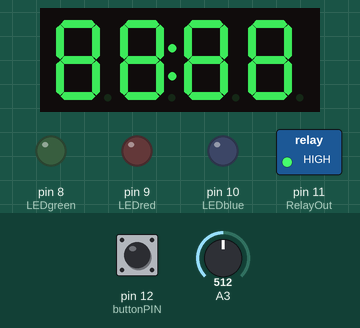
A program run on a simulated Arduino Uno, built with avr-gcc and run on an emulated ATmega328P. On the bench: 4-digit seven-segment display, switched loads named in the program (green lamp = pin HIGH), output pins drawn as LEDs (lit = HIGH). Inputs (shaded band) come from the test bench; at power-on: pin 12 (buttonPIN) HIGH, A3 = 512.

Above: at 1.2 s.
1.3 s: pin 12 (buttonPIN) pulled LOW for 0.15 s
At 2.2 s:
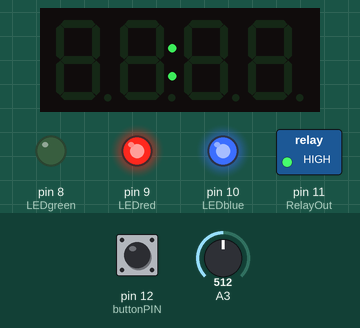
2.9 s: pin 12 (buttonPIN) pulled LOW for 1 s
At 3.7 s:
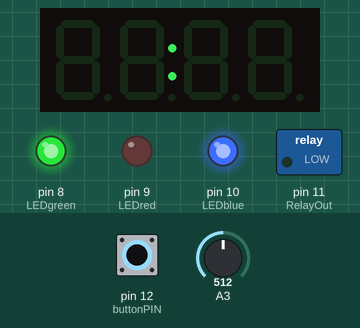
6.9 s: pin 12 (buttonPIN) pulled LOW for 0.15 s
At 7.5 s:
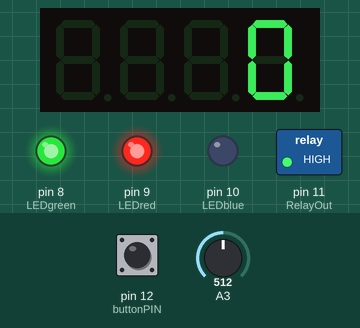
Timing chart, 0 to 9.9 s (numbered marks = the images above; inputs shaded):
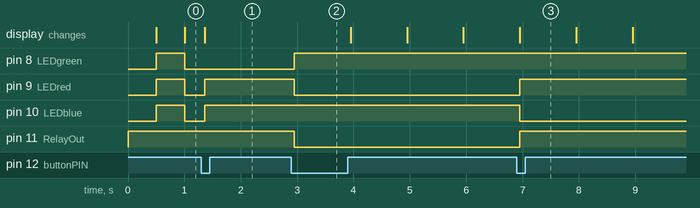

Measured:
- after the input at 1.3 s, pin 8 (LEDgreen): stays LOW (without the input it goes to HIGH after 0.20 s); the display: first changes after 0.06 s (image 1 shows a later state)
- after the input at 2.9 s, pin 8 (LEDgreen): LOW → HIGH after 0.05 s; pin 9 (LEDred), pin 11 (RelayOut): HIGH → LOW after 0.05 s
- after the input at 6.9 s, pin 9 (LEDred), pin 11 (RelayOut): LOW → HIGH after 0.05 s; pin 10 (LEDblue): HIGH → LOW after 0.05 s

The program:

main.cpp
```cpp
// 13.02.2023 Update:
// V1.1
// 1. Extra condition added to heat and cooldown mode, the "if" checks also the current mode
// 2. Extra program to reset the arduino software, method is called after cooldown time end
// 3. Error program implemented. Basing on current behaviour of driver, the method is called after calling the reset.
//    That provide extra info if driver is stucked and need to be reset manually by pressing the button.
// 4. Some of the lines are moved to correct (better) positions to be executed when it is necessary.
// 5. All commented and not used anymore lines - are deleted.

// 18.02.2023 Update:
// V1.2
// 1. Software reset is disabled
// 2. Hardware + software reset is setup, A0 Pin as output to reset the driver
// 3. Reset works on Standby for each 30sec without enabling the program
// 4. Reset function is enabled after the cooldown time is gone.

// 24.02.2023 Update:
// V2.0
// 1. Function resetFunc is out
// 2. All polish names and comments are switched to english
// 3. Method for lighting the LEDs is add
// 4. A0 pin is out (previous used for hard reset)
// 5. Default times for counters are declared as const variables
// 6. One more mode is add, new set is: 0 - settings mode, 1 - Standby mode, 2 - Heating mode, 3 - Cooldown mode
// 7. Settings mode is use to setup the brightness of display. buttonPin close the setting when pressed -> switch mode to 1 (Standby)
// 8. A library for debouncing the button (ezButton) is add
// 9. Previous buttonPin is replaced with object "buttonPin" of ezButton class, pin attached (12) is not changed
// 10. If-s in main program loop are replaced by switch-case method
// 11. ADCread variable is out AnalogRead(A3) is directly put into the next line with mapping
// 12. The button method is out because of ezButton library use
// 13. Variable start_standby is gone.
// 14. defaultStandbyTime is gone.
// 15. New method for counting the delay is add (simple_delay())
// 16. All methods (standby, heat, cooldown) are changed basing on previous changes
// 17. When cooldown is finished, program switched to mode 1. The settings mode is avaliable only once when power on the device or hard reset

// 26.02.2023 Update:
// V2.01
// 1. LEDstat variable is now as global
// 2. Color LEDs are now declared with new names. Previous ones were the same as in Adafruit library for multi coloured displays

// 16.06.2026 Update:
// V2.02

#include <Arduino.h>
#include <Wire.h>
#include "Adafruit_LEDBackpack.h"
#include "ezButton.h"

#define LEDgreen 8
#define LEDred 9
#define LEDblue 10
#define RelayOut 11

Adafruit_7segment matrix = Adafruit_7segment();
ezButton buttonPIN(12);
// mode of the driver: 0 - settings, 1 - standby, 2 - heat, 3 - cooldown
int mode;
int timeToCalc;
int brightness = 0;
bool standbyON = false;
bool heatON = false;
bool cooldownON = false;
bool colonStatus = true;
bool delayFinished = false;
bool LED_stat = false;
const unsigned long defaultHeatTime = 600000UL;      // default time for Heating, 10m x 60s x 1000
const unsigned long defaultCooldownTime = 1800000UL; // default time for Coolingdown, 30m x 60s x 1000
const unsigned long defaultWaitTime = 1000UL;        // default time for simple delay after entereing to new mode
const unsigned long blinkTime = 500UL;               // default time for blinking
unsigned long start_heat = 0UL;
unsigned long start_cooldown = 0UL;
unsigned long previous_time = 0UL;

void setup()
{
  // setting the serial port, 9600 baud
  Serial.begin(9600);
  // setting the debounce time (in ms) for buttonPin
  buttonPIN.setDebounceTime(50);
  // default mode is Settings (0)
  mode = 0;
  // setting the Inputs and Outputs
  pinMode(LEDgreen, OUTPUT);
  pinMode(LEDred, OUTPUT);
  pinMode(LEDblue, OUTPUT);
  pinMode(RelayOut, OUTPUT);
  pinMode(A3, INPUT_PULLUP);
  // setting display adress, default is 0x70
  matrix.begin(0x70);
  // disabling the Relay for safety
  digitalWrite(RelayOut, HIGH);
  standbyON = false;
  heatON = false;
  cooldownON = false;
}

// method to light the LEDs
// output values for common anode (+), LOW in the LED ON, HIGH - OFF
void LED_lighting(int m)
{
  switch (m)
  {
  case 1:
    digitalWrite(LEDgreen, LOW);
    digitalWrite(LEDred, HIGH);
    digitalWrite(LEDblue, HIGH);
    break;

  case 2:
    digitalWrite(LEDgreen, HIGH);
    digitalWrite(LEDred, LOW);
    digitalWrite(LEDblue, HIGH);
    break;

  case 3:
    digitalWrite(LEDgreen, HIGH);
    digitalWrite(LEDred, HIGH);
    digitalWrite(LEDblue, LOW);
    break;

  default:
    digitalWrite(LEDgreen, HIGH);
    digitalWrite(LEDred, HIGH);
    digitalWrite(LEDblue, HIGH);
    break;
  }
}

// calculate seconds into value to display on 4 digit display mm:ss
int display_time(int t1)
{
  return int(t1 / 60 * 100 + t1 % 60);
}

// method for displaying values on LCD + colon blinking
void count_the_time(int t3)
{
  matrix.print(display_time(t3), DEC);
  colonStatus = !colonStatus;
  // IMPORTANT to make sure that colon is displayed, put the matrix.print line first, then matrix.drawColon, last: matrix.writeDisplay
  matrix.drawColon(colonStatus);
  matrix.writeDisplay();
}

bool simple_delay()
{
  if (millis() - previous_time >= defaultWaitTime)
  {
    return true;
  }
  else
  {
    return false;
  }
}

// a place where brightness of LCD display can be setup
void settings()
{
  if (millis() - previous_time >= blinkTime)
  {
    previous_time = millis();
    LED_stat = !LED_stat;
    digitalWrite(LEDgreen, LED_stat);
    digitalWrite(LEDred, LED_stat);
    digitalWrite(LEDblue, LED_stat);
  }
  brightness = map((analogRead(A3)), 5, 1020, 0, 15);
  matrix.blinkRate(2);
  matrix.print(8888, DEC);
  matrix.setBrightness(brightness);
  matrix.drawColon(true);
  matrix.writeDisplay();
  if (buttonPIN.isPressed())
  {
    mode = 1;
    matrix.blinkRate(0);
    matrix.clear();
    matrix.writeDisplay();
  }
}

void standby()
{
  if (standbyON == false)
  {
    previous_time = millis();
    LED_lighting(mode);
    matrix.drawColon(true);
    matrix.writeDisplay();
    standbyON = true;
  }
  if (delayFinished == false)
  {
    delayFinished = simple_delay();
  }
  if (buttonPIN.isPressed() && delayFinished == true)
  {
    mode = 2;
    standbyON = false;
    delayFinished = false;
  }
}

void heat()
{
  if (heatON == false)
  {
    previous_time = millis();
    start_heat = millis();
    digitalWrite(RelayOut, LOW); // turning the relay out ON
    LED_lighting(mode);
    timeToCalc = defaultHeatTime / 1000UL; // calculating the default time to seconds
    heatON = true;
  }
  if (delayFinished == false)
  {
    delayFinished = simple_delay();
  }
  if (delayFinished == true)
  {
    if (millis() - start_heat <= defaultHeatTime) // checking the main time counter for heating, if false
    {
      if (millis() - previous_time >= 1000UL) // checking the time for change the display
      {
        previous_time = millis();
        timeToCalc -= 1;
        count_the_time(timeToCalc);
      }
      if (buttonPIN.isPressed()) // checking the Trigger button state
      {                          // if button is pressed go to cooldown (mode3)
        heatON = false;
        delayFinished = false;
        mode = 3;
        matrix.print(0, DEC);
        matrix.writeDisplay();
      }
    }
    else if (millis() - start_heat > defaultHeatTime) // checking the main time counter for heating, if true
    {                                                 // if time is gone go to cooldown (mode3)
      heatON = false;
      delayFinished = false;
      mode = 3;
      matrix.print(0, DEC);
      matrix.writeDisplay();
    }
  }
}

void cooldown()
{
  if (cooldownON == false)
  {
    previous_time = millis();
    start_cooldown = millis();
    digitalWrite(RelayOut, HIGH); // turning the relay out OFF
    LED_lighting(mode);
    timeToCalc = defaultCooldownTime / 1000UL; // calculating the default time to seconds
    cooldownON = true;
  }
  if (delayFinished == false)
  {
    delayFinished = simple_delay();
  }
  if (delayFinished == true)
  {
    if (millis() - start_cooldown <= defaultCooldownTime) // checking the main time counter for cooldown, if false
    {
      if (millis() - previous_time >= 1000UL)
      {
        previous_time = millis();
        timeToCalc -= 1;
        count_the_time(timeToCalc);
      }
    }
    else if (millis() - start_cooldown > defaultCooldownTime) // checking the main time counter for cooldown, if true
    {
      cooldownON = false;
      delayFinished = false;
      mode = 1;
      matrix.clear();
      matrix.writeDisplay();
    }
  }
}

void loop()
{
  buttonPIN.loop();
  switch (mode)
  {
  case 0:
    settings();
    break;
  case 1:
    standby();
    break;
  case 2:
    heat();
    break;
  case 3:
    cooldown();
    break;

  default:
    settings();
    break;
  }
}
```
